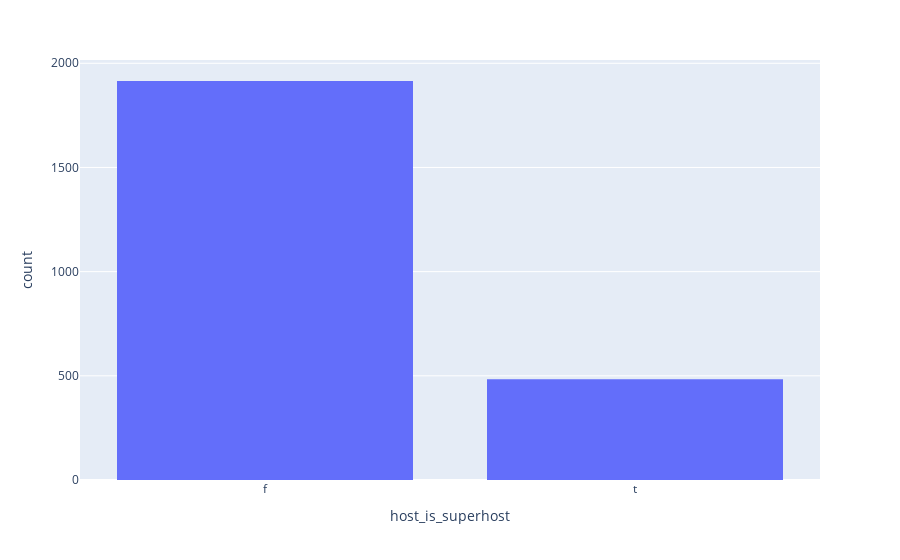

Write notebook code for a chart like this one.
### Code cell
fig = px.histogram(data[data['neighbourhood_cleansed']== 'Camden'], x="host_is_superhost")
fig

### Figure 1 — Plotly figure (JSON) as saved in the notebook; plotly's stock layout.template omitted (floating-point values rounded to 4 significant figures; data arrays with more than 128 entries replaced by an {"elided": "..."} marker saying what was removed)
{"data": [{"alignmentgroup": "True", "bingroup": "x", "hovertemplate": "host_is_superhost=%{x}<br>count=%{y}<extra></extra>", "legendgroup": "", "marker": {"color": "#636efa", "pattern": {"shape": ""}}, "name": "", "offsetgroup": "", "orientation": "v", "showlegend": false, "type": "histogram", "x": {"elided": "2399 str values"}, "xaxis": "x", "yaxis": "y"}], "layout": {"barmode": "relative", "legend": {"tracegroupgap": 0}, "margin": {"t": 60}, "xaxis": {"anchor": "y", "domain": [0, 1], "title": {"text": "host_is_superhost"}}, "yaxis": {"anchor": "x", "domain": [0, 1], "title": {"text": "count"}}}}
